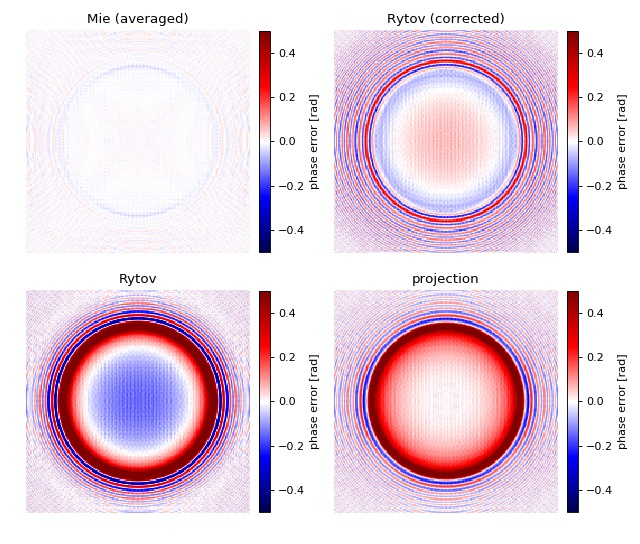

Write the Python code that produced this figure.
"""Comparison of light-scattering models

The phase error map allows a comparison of the ability of
the modeling methods implemented in qpsphere to reproduce
the phase delay introduced by a dielectric sphere.
For a quantitative comparison, see reference :cite:`Mueller2018`.
"""
import matplotlib.pylab as plt
import qpsphere

kwargs = {"radius": 10e-6,  # 10µm
          "sphere_index": 1.380,  # cell
          "medium_index": 1.335,  # PBS
          "wavelength": 647.1e-9,  # krypton laser
          "grid_size": (200, 200),
          }

px_size = 3 * kwargs["radius"] / kwargs["grid_size"][0]
kwargs["pixel_size"] = px_size

# mie (long computation time)
qpi_mie = qpsphere.simulate(model="mie", **kwargs)

# mie averaged
qpi_mie_avg = qpsphere.simulate(model="mie avg", **kwargs)

# rytov corrected
qpi_ryt_sc = qpsphere.simulate(model="rytov sc", **kwargs)

# rytov
qpi_ryt = qpsphere.simulate(model="rytov", **kwargs)

# projection
qpi_proj = qpsphere.simulate(model="projection", **kwargs)

kwargs = {"vmin": -.5,
          "vmax": .5,
          "cmap": "seismic"}

plt.figure(figsize=(8, 6.8))

ax1 = plt.subplot(221, title="Mie (averaged)")
pmap = plt.imshow(qpi_mie.pha - qpi_mie_avg.pha, **kwargs)

ax2 = plt.subplot(222, title="Rytov (corrected)")
plt.imshow(qpi_mie.pha - qpi_ryt_sc.pha, **kwargs)

ax3 = plt.subplot(223, title="Rytov")
plt.imshow(qpi_mie.pha - qpi_ryt.pha, **kwargs)

ax4 = plt.subplot(224, title="projection")
plt.imshow(qpi_mie.pha - qpi_proj.pha, **kwargs)

# disable axes
for ax in [ax1, ax2, ax3, ax4]:
    ax.axis("off")
    plt.colorbar(pmap, ax=ax, fraction=.045, pad=0.04,
                 label="phase error [rad]")

plt.tight_layout(w_pad=0, h_pad=0)
plt.show()
